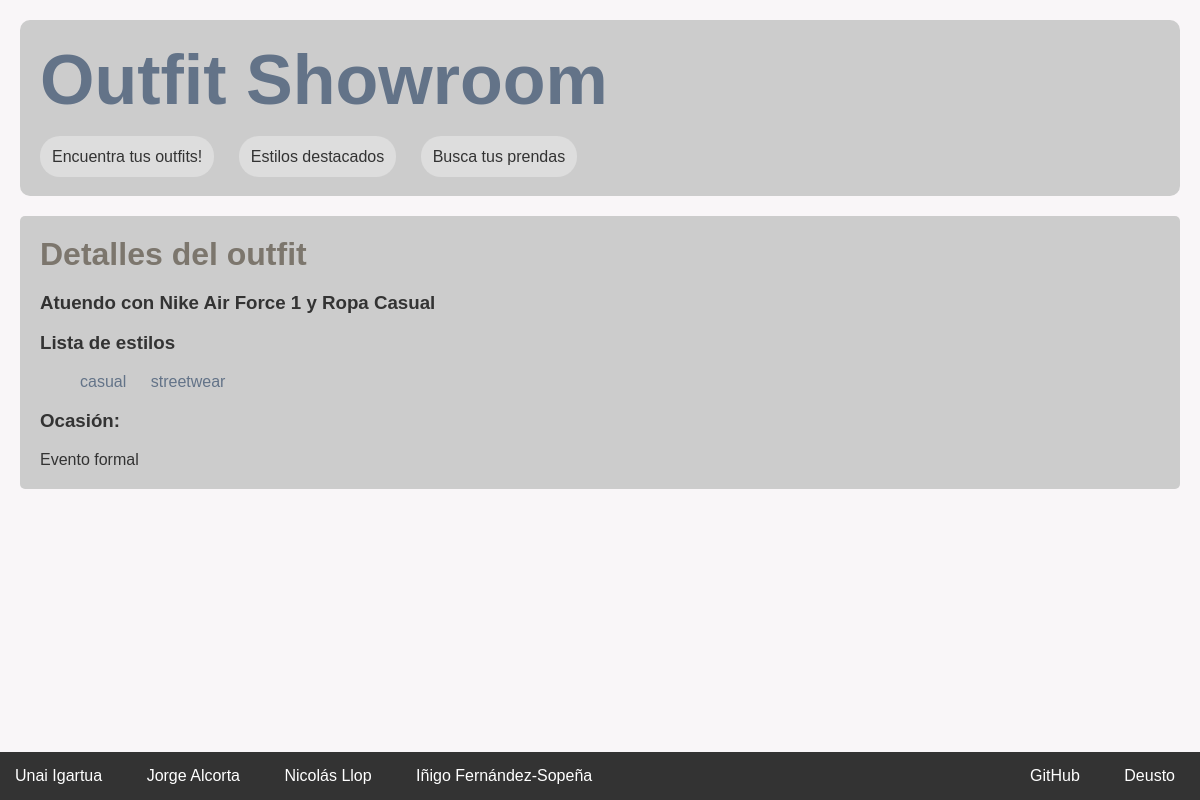
The app's page /appOutfitShowroom/outfit/2 with its own data.
### appOutfitShowroom/models.py (models this page shows, shortened)
class Outfit(models.Model):
    nombre = models.CharField(max_length=200)
    descripcion = models.TextField(max_length=700)
    ocasion = models.ForeignKey(Ocasion, on_delete=models.CASCADE)
    estilo = models.ManyToManyField(Estilo)
    precio = models.IntegerField(default=0)
    imagen = models.ImageField(upload_to='img',blank=True,null=True,verbose_name='Image')
    fecha = models.DateTimeField(auto_now_add=True)

class Estilo(models.Model):
    nombre = models.CharField(max_length=50)

class Ocasion(models.Model):
    nombre = models.CharField(max_length=50)

### appOutfitShowroom/views.py (the view)
# urls.py: path('outfit/<int:outfit_id>', views.detalles_outfit, name='outfit'),
def detalles_outfit(request, outfit_id):
	outfit = Outfit.objects.get(pk=outfit_id)
	ocasion = Ocasion.objects.get(pk=outfit_id)
	estilos = Estilo.objects.filter(outfit=outfit_id)
	context = {'titulo_pagina': "Detalles del outfit", 'outfit': outfit,  'ocasion': ocasion, 'estilos': estilos}
	return render(request, 'outfit.html', context)

### appOutfitShowroom/templates/outfit.html
{% extends "base.html" %}
{% load static %}
{% block contenido %}
<h2>Detalles del outfit</h2>
{% if outfit %}
    <h3>{{ outfit.nombre}}</h3>
	<h3>Lista de estilos</h3>
	{% if estilos %}
		<ol>
		{% for e in estilos %}
			<li>
				<a href="{% url 'estilo' e.id %}">{{ e.nombre}}</a>
			</li>
		{% endfor %}
		</ol>
	{% else %}
		<p>No tiene estilos asociados.</p>
	{% endif %}
    {% if ocasion %}
        <h3>Ocasión:</h3>
        <p>{{ocasion.nombre}}</p>
    {% endif %}
{% else %}
    <p>No existe este outfit.</p>
{% endif %}
{% endblock %}

### appOutfitShowroom/static/css/estilos.css (style rules this page uses)
body, h1, h2, p, ul, li { margin: 0; padding: 0; }
body { font-family: 'Arial', sans-serif; background-color: #f9f6f8; color: #333; }
h2 { font-size: 32px; color: #7c766d; }
li { display: inline; margin-right: 20px; }
a { color: #637388; text-decoration: none; }

### records on screen
Outfit: nombre "Atuendo con Nike Air Force 1 y Ropa Casual"
Estilo: nombre "casual"
Estilo: nombre "streetwear"
Ocasion: nombre "Evento formal"
